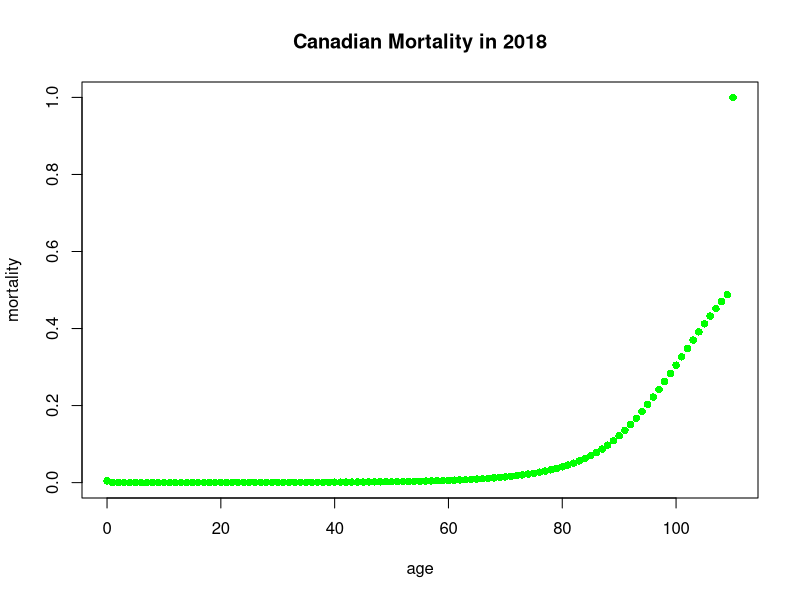
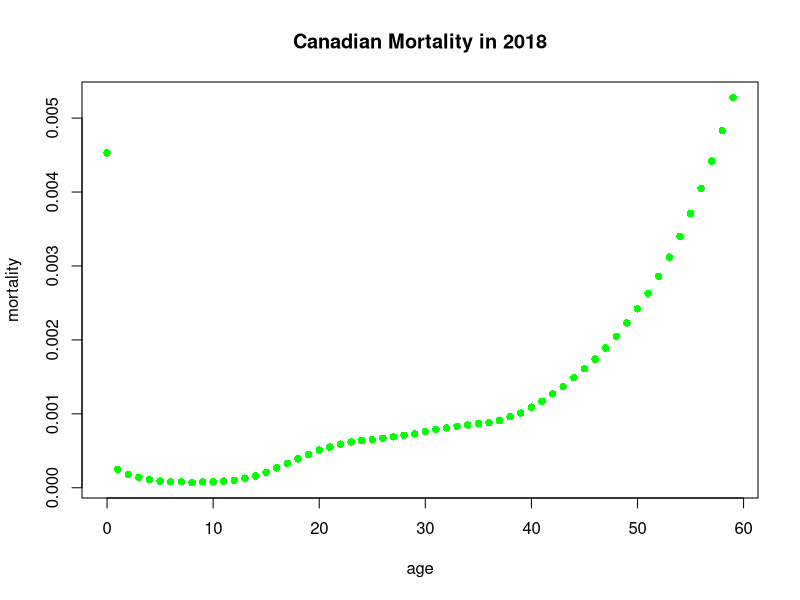
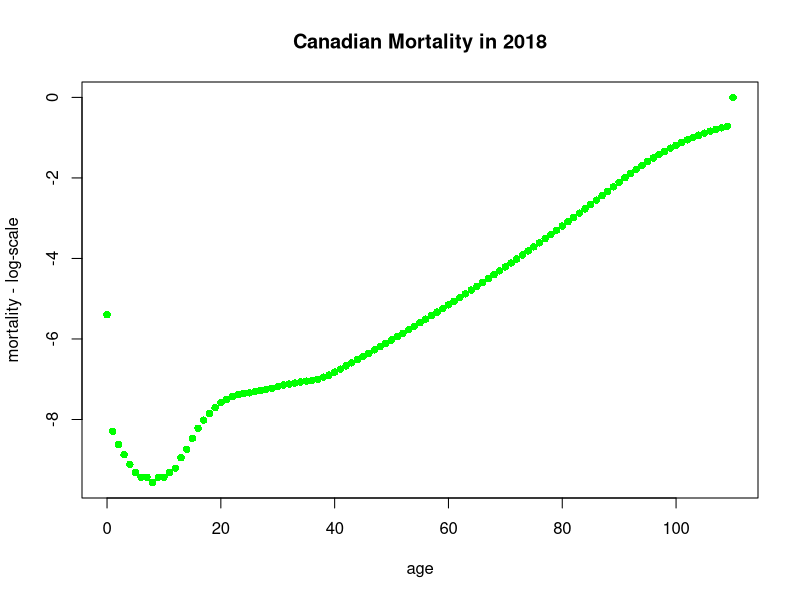
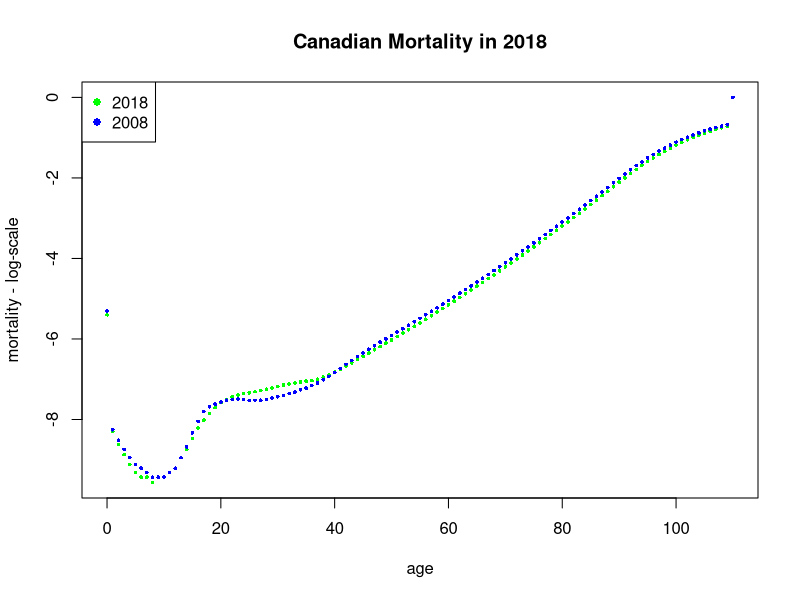
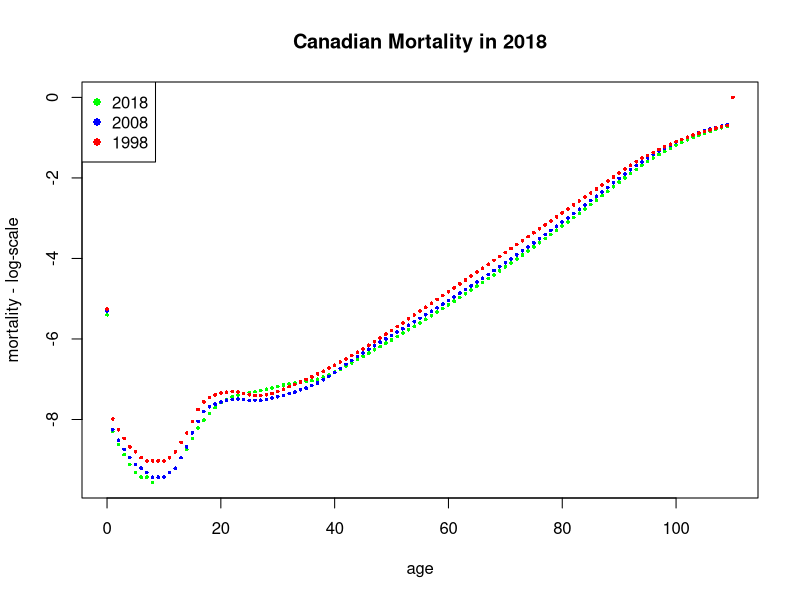
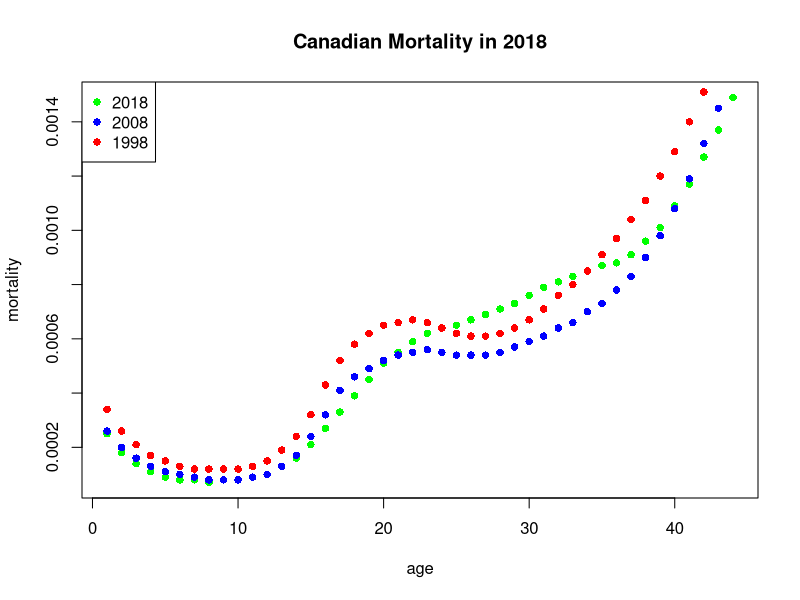

Here is the R script that generated these plots, in order:
# Import dataset: Death_Probability_Canada_2018
mort_2018 <- read.csv("Mortality-Canada-2018.csv")
# let's have a look at the dataset
head(mort_2018)

plot(mort_2018[,"Age.group"], mort_2018[, "VALUE"], pch = 16, col = "green",
     xlab = "age", ylab = "mortality", main = "Canadian Mortality in 2018")

# plotting ages 1:60 
plot(mort_2018[1:60,"Age.group"], mort_2018[1:60, "VALUE"], pch = 16, col = "green",
     xlab = "age", ylab = "mortality", main = "Canadian Mortality in 2018")

# log-scale is much more informative
plot(mort_2018[,"Age.group"], log(mort_2018[, "VALUE"]), pch = 16, col = "green",
     xlab = "age", ylab = "mortality - log-scale", main = "Canadian Mortality in 2018")

# How does this compare to the mortality in 2008?
# Import dataset: Death_Probability_Canada_2018
mort_2008 <- read.csv("Mortality-Canada-2008.csv")

plot(mort_2018[,"Age.group"], log(mort_2018[, "VALUE"]), pch = 16, col = "green", cex = 0.5,
     xlab = "age", ylab = "mortality - log-scale", main = "Canadian Mortality in 2018")
points(mort_2008[,"Age.group"], log(mort_2008[, "VALUE"]), pch = 16, col = "blue", cex = 0.5)
legend("topleft", legend = c("2018", "2008"), pch = 16, col = c("green", "blue"))


mort_1998 <- read.csv("Mortality-Canada-1998.csv")
# plotting all three
plot(mort_2018[,"Age.group"], log(mort_2018[, "VALUE"]), pch = 16, cex = 0.5, col = "green",
     xlab = "age", ylab = "mortality - log-scale", main = "Canadian Mortality in 2018")
points(mort_2008[,"Age.group"], log(mort_2008[, "VALUE"]), pch = 16, col = "blue", cex = 0.5, )
points(mort_1998[,"Age.group"], log(mort_1998[, "VALUE"]), pch = 16, col = "red", cex = 0.5) 
legend("topleft", legend = c("2018", "2008", "1998"), pch = 16, col = c("green", "blue", "red"))



# let's look what happened here...
plot(mort_2018[2:45,"Age.group"], mort_2018[2:45, "VALUE"], pch = 16, col = "green",
    xlab = "age", ylab = "mortality", main = "Canadian Mortality in 2018")
points(mort_2008[2:45,"Age.group"], mort_2008[2:45, "VALUE"], pch = 16, col = "blue")
points(mort_1998[2:45,"Age.group"], mort_1998[2:45, "VALUE"], pch = 16, col = "red")
legend("topleft", legend = c("2018", "2008", "1998"), pch = 16, col = c("green", "blue", "red"))



